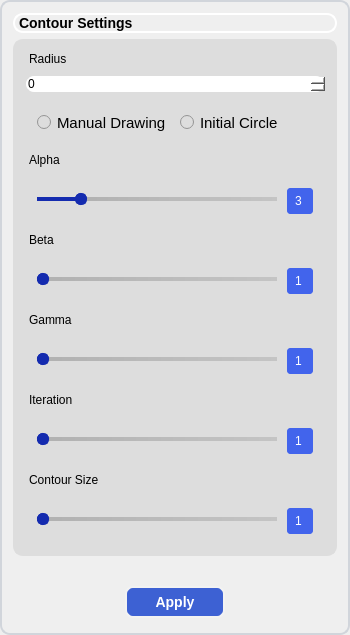
            <widget class="QFrame" name="frame_24">
             <property name="minimumSize">
              <size>
               <width>350</width>
               <height>0</height>
              </size>
             </property>
             <property name="maximumSize">
              <size>
               <width>300</width>
               <height>16777215</height>
              </size>
             </property>
             <property name="styleSheet">
              <string notr="true">
font: 10pt &quot;MS Shell Dlg 2&quot;;
border-radius:10px;
border : 2px solid #D1D5DB; </string>
             </property>
             <property name="frameShape">
              <enum>QFrame::StyledPanel</enum>
             </property>
             <property name="frameShadow">
              <enum>QFrame::Raised</enum>
             </property>
             <layout class="QVBoxLayout" name="verticalLayout_5">
              <item>
               <widget class="QLabel" name="label_9">
                <property name="sizePolicy">
                 <sizepolicy hsizetype="Preferred" vsizetype="Fixed">
                  <horstretch>0</horstretch>
                  <verstretch>0</verstretch>
                 </sizepolicy>
                </property>
                <property name="font">
                 <font>
                  <family>MS Shell Dlg 2</family>
                  <pointsize>-1</pointsize>
                  <weight>75</weight>
                  <italic>false</italic>
                  <bold>true</bold>
                 </font>
                </property>
                <property name="styleSheet">
                 <string notr="true">color: rgb(0, 0, 0);
font-weight: bold;
font-size: 14px;
border : 2px solid #FFFFFF; </string>
                </property>
                <property name="text">
                 <string>Contour Settings</string>
                </property>
               </widget>
              </item>
              <item>
               <widget class="QFrame" name="frame_25">
                <property name="styleSheet">
                 <string notr="true">background-color: rgb(221, 221, 221);
border : 2px solid #DDDDDD; 
border-radius:10px;</string>
                </property>
                <property name="frameShape">
                 <enum>QFrame::StyledPanel</enum>
                </property>
                <property name="frameShadow">
                 <enum>QFrame::Raised</enum>
                </property>
                <layout class="QVBoxLayout" name="verticalLayout_2">
                 <item>
                  <widget class="QLabel" name="label_4">
                   <property name="maximumSize">
                    <size>
                     <width>16777215</width>
                     <height>20</height>
                    </size>
                   </property>
                   <property name="text">
                    <string>Radius</string>
                   </property>
                  </widget>
                 </item>
                 <item>
                  <widget class="QSpinBox" name="radius_spinBox">
                   <property name="styleSheet">
                    <string notr="true">background-color:white;</string>
                   </property>
                  </widget>
                 </item>
                 <item>
                  <widget class="QFrame" name="frame">
                   <property name="maximumSize">
                    <size>
                     <width>16777215</width>
                     <height>50</height>
                    </size>
                   </property>
                   <property name="frameShape">
                    <enum>QFrame::StyledPanel</enum>
                   </property>
                   <property name="frameShadow">
                    <enum>QFrame::Raised</enum>
                   </property>
                   <layout class="QHBoxLayout" name="horizontalLayout_2">
                    <item>
                     <widget class="QRadioButton" name="radioButton">
                      <property name="font">
                       <font>
                        <family>MS Shell Dlg 2</family>
                        <pointsize>-1</pointsize>
                        <weight>50</weight>
                        <italic>false</italic>
                        <bold>false</bold>
                       </font>
                      </property>
                      <property name="styleSheet">
                       <string notr="true">font-size:15px;</string>
                      </property>
                      <property name="text">
                       <string>Manual Drawing</string>
                      </property>
                     </widget>
                    </item>
                    <item>
                     <widget class="QRadioButton" name="radioButton_2">
                      <property name="styleSheet">
                       <string notr="true">font-size:15px;</string>
                      </property>
                      <property name="text">
                       <string>Initial Circle</string>
                      </property>
                     </widget>
                    </item>
                   </layout>
                  </widget>
                 </item>
                 <item>
                  <widget class="QLabel" name="label_15">
                   <property name="sizePolicy">
                    <sizepolicy hsizetype="Preferred" vsizetype="Fixed">
                     <horstretch>0</horstretch>
                     <verstretch>0</verstretch>
                    </sizepolicy>
                   </property>
                   <property name="font">
                    <font>
                     <family>MS Shell Dlg 2</family>
                     <pointsize>9</pointsize>
                     <weight>9</weight>
                     <italic>false</italic>
                     <bold>false</bold>
                    </font>
                   </property>
                   <property name="styleSheet">
                    <string notr="true">color: rgb(0, 0, 0);
font: 75 9pt &quot;MS Shell Dlg 2&quot;;</string>
                   </property>
                   <property name="text">
                    <string>Alpha</string>
                   </property>
                  </widget>
                 </item>
                 <item>
                  <widget class="QFrame" name="frame_26">
                   <property name="maximumSize">
                    <size>
                     <width>16777215</width>
                     <height>50</height>
                    </size>
                   </property>
                   <property name="styleSheet">
                    <string notr="true"/>
                   </property>
                   <property name="frameShape">
                    <enum>QFrame::StyledPanel</enum>
                   </property>
                   <property name="frameShadow">
                    <enum>QFrame::Raised</enum>
                   </property>
                   <layout class="QHBoxLayout" name="horizontalLayout_15">
                    <item>
                     <widget class="QSlider" name="alpha_slider">
                      <property name="styleSheet">
                       <string notr="true">QSlider::groove:horizontal {
    border: 1px solid #999999; /* Light border */
    height: 2px;  /* Slim and modern */
    background: #D1D5DB; /* Light gray track */
}

QSlider::handle:horizontal {
    background: #142BAF;  /* Your main color */
    width: 10px;  /* Small handle */
    margin: -5px -1px;
    border-radius: 5px;
    border: 1px solid #142BAF;
}

/* The part of the slider that is ahead of the handle */
QSlider::sub-page:horizontal {
    background: #142BAF; /* Active track in main color */
}

/* The part of the slider that is behind the handle */
QSlider::add-page:horizontal {
    background: qlineargradient(x1: 0, y1: 0, x2: 1, y2: 0, stop: 0 #B1B1B1, stop: 1 #C4C4C4);
}

/* Hover effect for the handle */
QSlider::handle:horizontal:hover {
    background: #0F2499;
    border-color: #0F2499;
}
</string>
                      </property>
                      <property name="minimum">
                       <number>0</number>
                      </property>
                      <property name="maximum">
                       <number>6</number>
                      </property>
                      <property name="singleStep">
                       <number>1</number>
                      </property>
                      <property name="value">
                       <number>1</number>
                      </property>
                      <property name="sliderPosition">
                       <number>1</number>
                      </property>
                      <property name="orientation">
                       <enum>Qt::Horizontal</enum>
                      </property>
                     </widget>
                    </item>
                    <item alignment="Qt::AlignHCenter|Qt::AlignVCenter">
                     <widget class="QLabel" name="alpha_label">
                      <property name="minimumSize">
                       <size>
                        <width>30</width>
                        <height>30</height>
                       </size>
                      </property>
                      <property name="styleSheet">
                       <string notr="true">background-color: #4264EC;
border-radius: 5px;
color:white;
padding-left:5px;</string>
                      </property>
                      <property name="text">
                       <string>3</string>
                      </property>
                     </widget>
                    </item>
                   </layout>
                  </widget>
                 </item>
                 <item>
                  <widget class="QLabel" name="label_20">
                   <property name="sizePolicy">
                    <sizepolicy hsizetype="Preferred" vsizetype="Fixed">
                     <horstretch>0</horstretch>
                     <verstretch>0</verstretch>
                    </sizepolicy>
                   </property>
                   <property name="font">
                    <font>
                     <family>MS Shell Dlg 2</family>
                     <pointsize>9</pointsize>
                     <weight>9</weight>
                     <italic>false</italic>
                     <bold>false</bold>
                    </font>
                   </property>
                   <property name="styleSheet">
                    <string notr="true">color: rgb(0, 0, 0);
font: 75 9pt &quot;MS Shell Dlg 2&quot;;
</string>
                   </property>
                   <property name="text">
                    <string>Beta</string>
                   </property>
                  </widget>
                 </item>
                 <item>
                  <widget class="QFrame" name="frame_27">
                   <property name="maximumSize">
                    <size>
                     <width>16777215</width>
                     <height>50</height>
                    </size>
                   </property>
                   <property name="styleSheet">
                    <string notr="true"/>
                   </property>
                   <property name="frameShape">
                    <enum>QFrame::StyledPanel</enum>
                   </property>
                   <property name="frameShadow">
                    <enum>QFrame::Raised</enum>
                   </property>
                   <layout class="QHBoxLayout" name="horizontalLayout_20">
                    <item>
                     <widget class="QSlider" name="beta_slider">
                      <property name="styleSheet">
                       <string notr="true">QSlider::groove:horizontal {
    border: 1px solid #999999; /* Light border */
    height: 2px;  /* Slim and modern */
    background: #D1D5DB; /* Light gray track */
}

QSlider::handle:horizontal {
    background: #142BAF;  /* Your main color */
    width: 10px;  /* Small handle */
    margin: -5px -1px;
    border-radius: 5px;
    border: 1px solid #142BAF;
}

/* The part of the slider that is ahead of the handle */
QSlider::sub-page:horizontal {
    background: #142BAF; /* Active track in main color */
}

/* The part of the slider that is behind the handle */
QSlider::add-page:horizontal {
    background: qlineargradient(x1: 0, y1: 0, x2: 1, y2: 0, stop: 0 #B1B1B1, stop: 1 #C4C4C4);
}

/* Hover effect for the handle */
QSlider::handle:horizontal:hover {
    background: #0F2499;
    border-color: #0F2499;
}
</string>
                      </property>
                      <property name="minimum">
                       <number>1</number>
                      </property>
                      <property name="maximum">
                       <number>15</number>
                      </property>
                      <property name="sliderPosition">
                       <number>1</number>
                      </property>
                      <property name="orientation">
                       <enum>Qt::Horizontal</enum>
                      </property>
                     </widget>
                    </item>
                    <item>
                     <widget class="QLabel" name="beta_label">
                      <property name="sizePolicy">
                       <sizepolicy hsizetype="Fixed" vsizetype="Fixed">
                        <horstretch>0</horstretch>
                        <verstretch>0</verstretch>
                       </sizepolicy>
                      </property>
                      <property name="minimumSize">
                       <size>
                        <width>30</width>
                        <height>30</height>
                       </size>
                      </property>
                      <property name="styleSheet">
                       <string notr="true">background-color: #4264EC;
border-radius: 5px;
color:white;
padding-left:5px;</string>
                      </property>
                      <property name="text">
                       <string>1</string>
                      </property>
                     </widget>
                    </item>
                   </layout>
                  </widget>
                 </item>
                 <item>
                  <widget class="QLabel" name="label_23">
                   <property name="sizePolicy">
                    <sizepolicy hsizetype="Preferred" vsizetype="Fixed">
                     <horstretch>0</horstretch>
                     <verstretch>0</verstretch>
                    </sizepolicy>
                   </property>
                   <property name="font">
                    <font>
                     <family>MS Shell Dlg 2</family>
                     <pointsize>9</pointsize>
                     <weight>9</weight>
                     <italic>false</italic>
                     <bold>false</bold>
                    </font>
                   </property>
                   <property name="styleSheet">
                    <string notr="true">color: rgb(0, 0, 0);
font: 75 9pt &quot;MS Shell Dlg 2&quot;;</string>
                   </property>
                   <property name="text">
                    <string>Gamma</string>
                   </property>
                  </widget>
                 </item>
                 <item>
                  <widget class="QFrame" name="frame_28">
                   <property name="maximumSize">
                    <size>
                     <width>16777215</width>
                     <height>50</height>
                    </size>
                   </property>
                   <property name="styleSheet">
                    <string notr="true"/>
                   </property>
                   <property name="frameShape">
                    <enum>QFrame::StyledPanel</enum>
                   </property>
                   <property name="frameShadow">
                    <enum>QFrame::Raised</enum>
                   </property>
                   <layout class="QHBoxLayout" name="horizontalLayout_21">
                    <item>
                     <widget class="QSlider" name="gamma_slider">
                      <property name="styleSheet">
                       <string notr="true">QSlider::groove:horizontal {
    border: 1px solid #999999; /* Light border */
    height: 2px;  /* Slim and modern */
    background: #D1D5DB; /* Light gray track */
}

QSlider::handle:horizontal {
    background: #142BAF;  /* Your main color */
    width: 10px;  /* Small handle */
    margin: -5px -1px;
    border-radius: 5px;
    border: 1px solid #142BAF;
}

/* The part of the slider that is ahead of the handle */
QSlider::sub-page:horizontal {
    background: #142BAF; /* Active track in main color */
}

/* The part of the slider that is behind the handle */
QSlider::add-page:horizontal {
    background: qlineargradient(x1: 0, y1: 0, x2: 1, y2: 0, stop: 0 #B1B1B1, stop: 1 #C4C4C4);
}

/* Hover effect for the handle */
QSlider::handle:horizontal:hover {
    background: #0F2499;
    border-color: #0F2499;
}
</string>
                      </property>
                      <property name="minimum">
                       <number>1</number>
                      </property>
                      <property name="value">
                       <number>1</number>
                      </property>
                      <property name="orientation">
                       <enum>Qt::Horizontal</enum>
                      </property>
                      <property name="tickPosition">
                       <enum>QSlider::NoTicks</enum>
                      </property>
                     </widget>
                    </item>
                    <item>
                     <widget class="QLabel" name="gamma_label">
                      <property name="sizePolicy">
                       <sizepolicy hsizetype="Preferred" vsizetype="Fixed">
                        <horstretch>0</horstretch>
                        <verstretch>0</verstretch>
                       </sizepolicy>
                      </property>
                      <property name="minimumSize">
                       <size>
                        <width>30</width>
                        <height>30</height>
                       </size>
                      </property>
                      <property name="styleSheet">
                       <string notr="true">background-color: #4264EC;
border-radius: 5px;
color:white;
padding-left:5px;</string>
                      </property>
                      <property name="text">
                       <string>1</string>
                      </property>
                     </widget>
                    </item>
                   </layout>
                  </widget>
                 </item>
                 <item>
                  <widget class="QLabel" name="label_24">
                   <property name="sizePolicy">
                    <sizepolicy hsizetype="Preferred" vsizetype="Fixed">
                     <horstretch>0</horstretch>
                     <verstretch>0</verstretch>
                    </sizepolicy>
                   </property>
                   <property name="font">
                    <font>
                     <family>MS Shell Dlg 2</family>
                     <pointsize>9</pointsize>
                     <weight>9</weight>
                     <italic>false</italic>
                     <bold>false</bold>
                    </font>
                   </property>
                   <property name="styleSheet">
                    <string notr="true">color: rgb(0, 0, 0);
font: 75 9pt &quot;MS Shell Dlg 2&quot;;
</string>
                   </property>
                   <property name="text">
                    <string>Iteration</string>
                   </property>
                  </widget>
                 </item>
                 <item>
                  <widget class="QFrame" name="frame_33">
                   <property name="maximumSize">
                    <size>
                     <width>16777215</width>
                     <height>50</height>
                    </size>
                   </property>
                   <property name="styleSheet">
                    <string notr="true"/>
                   </property>
                   <property name="frameShape">
                    <enum>QFrame::StyledPanel</enum>
                   </property>
                   <property name="frameShadow">
                    <enum>QFrame::Raised</enum>
                   </property>
                   <layout class="QHBoxLayout" name="horizontalLayout_22">
                    <item>
                     <widget class="QSlider" name="iteration_slider">
                      <property name="styleSheet">
                       <string notr="true">QSlider::groove:horizontal {
    border: 1px solid #999999; /* Light border */
    height: 2px;  /* Slim and modern */
    background: #D1D5DB; /* Light gray track */
}

QSlider::handle:horizontal {
    background: #142BAF;  /* Your main color */
    width: 10px;  /* Small handle */
    margin: -5px -1px;
    border-radius: 5px;
    border: 1px solid #142BAF;
}

/* The part of the slider that is ahead of the handle */
QSlider::sub-page:horizontal {
    background: #142BAF; /* Active track in main color */
}

/* The part of the slider that is behind the handle */
QSlider::add-page:horizontal {
    background: qlineargradient(x1: 0, y1: 0, x2: 1, y2: 0, stop: 0 #B1B1B1, stop: 1 #C4C4C4);
}

/* Hover effect for the handle */
QSlider::handle:horizontal:hover {
    background: #0F2499;
    border-color: #0F2499;
}
</string>
                      </property>
                      <property name="minimum">
                       <number>1</number>
                      </property>
                      <property name="value">
                       <number>1</number>
                      </property>
                      <property name="orientation">
                       <enum>Qt::Horizontal</enum>
                      </property>
                      <property name="tickPosition">
                       <enum>QSlider::NoTicks</enum>
                      </property>
                     </widget>
                    </item>
                    <item>
                     <widget class="QLabel" name="iteration_label">
                      <property name="sizePolicy">
                       <sizepolicy hsizetype="Preferred" vsizetype="Fixed">
                        <horstretch>0</horstretch>
                        <verstretch>0</verstretch>
                       </sizepolicy>
                      </property>
                      <property name="minimumSize">
                       <size>
                        <width>30</width>
                        <height>30</height>
                       </size>
                      </property>
                      <property name="styleSheet">
                       <string notr="true">background-color: #4264EC;
border-radius: 5px;
color:white;
padding-left:5px;</string>
                      </property>
                      <property name="text">
                       <string>1</string>
                      </property>
                     </widget>
                    </item>
                   </layout>
                  </widget>
                 </item>
                 <item>
                  <widget class="QLabel" name="label_26">
                   <property name="sizePolicy">
                    <sizepolicy hsizetype="Preferred" vsizetype="Fixed">
                     <horstretch>0</horstretch>
                     <verstretch>0</verstretch>
                    </sizepolicy>
                   </property>
                   <property name="font">
                    <font>
                     <family>MS Shell Dlg 2</family>
                     <pointsize>9</pointsize>
                     <weight>9</weight>
                     <italic>false</italic>
                     <bold>false</bold>
                    </font>
                   </property>
                   <property name="styleSheet">
                    <string notr="true">color: rgb(0, 0, 0);
font: 75 9pt &quot;MS Shell Dlg 2&quot;;
</string>
                   </property>
                   <property name="text">
                    <string>Contour Size</string>
                   </property>
                  </widget>
                 </item>
                 <item>
                  <widget class="QFrame" name="frame_40">
                   <property name="maximumSize">
                    <size>
                     <width>16777215</width>
                     <height>50</height>
                    </size>
                   </property>
                   <property name="styleSheet">
                    <string notr="true"/>
                   </property>
                   <property name="frameShape">
                    <enum>QFrame::StyledPanel</enum>
                   </property>
                   <property name="frameShadow">
                    <enum>QFrame::Raised</enum>
                   </property>
                   <layout class="QHBoxLayout" name="horizontalLayout_24">
                    <item>
                     <widget class="QSlider" name="iteration_slider_2">
                      <property name="styleSheet">
                       <string notr="true">QSlider::groove:horizontal {
    border: 1px solid #999999; /* Light border */
    height: 2px;  /* Slim and modern */
    background: #D1D5DB; /* Light gray track */
}

QSlider::handle:horizontal {
    background: #142BAF;  /* Your main color */
    width: 10px;  /* Small handle */
    margin: -5px -1px;
    border-radius: 5px;
    border: 1px solid #142BAF;
}

/* The part of the slider that is ahead of the handle */
QSlider::sub-page:horizontal {
    background: #142BAF; /* Active track in main color */
}

/* The part of the slider that is behind the handle */
QSlider::add-page:horizontal {
    background: qlineargradient(x1: 0, y1: 0, x2: 1, y2: 0, stop: 0 #B1B1B1, stop: 1 #C4C4C4);
}

/* Hover effect for the handle */
QSlider::handle:horizontal:hover {
    background: #0F2499;
    border-color: #0F2499;
}
</string>
                      </property>
                      <property name="minimum">
                       <number>1</number>
                      </property>
                      <property name="value">
                       <number>1</number>
                      </property>
                      <property name="orientation">
                       <enum>Qt::Horizontal</enum>
                      </property>
                      <property name="tickPosition">
                       <enum>QSlider::NoTicks</enum>
                      </property>
                     </widget>
                    </item>
                    <item>
                     <widget class="QLabel" name="iteration_label_2">
                      <property name="sizePolicy">
                       <sizepolicy hsizetype="Preferred" vsizetype="Fixed">
                        <horstretch>0</horstretch>
                        <verstretch>0</verstretch>
                       </sizepolicy>
                      </property>
                      <property name="minimumSize">
                       <size>
                        <width>30</width>
                        <height>30</height>
                       </size>
                      </property>
                      <property name="styleSheet">
                       <string notr="true">background-color: #4264EC;
border-radius: 5px;
color:white;
padding-left:5px;</string>
                      </property>
                      <property name="text">
                       <string>1</string>
                      </property>
                     </widget>
                    </item>
                   </layout>
                  </widget>
                 </item>
                </layout>
                <zorder>frame</zorder>
                <zorder>label_15</zorder>
                <zorder>frame_26</zorder>
                <zorder>label_20</zorder>
                <zorder>frame_27</zorder>
                <zorder>label_23</zorder>
                <zorder>frame_28</zorder>
                <zorder>label_24</zorder>
                <zorder>frame_33</zorder>
                <zorder>radius_spinBox</zorder>
                <zorder>label_4</zorder>
                <zorder>frame_40</zorder>
                <zorder>label_26</zorder>
               </widget>
              </item>
              <item>
               <widget class="QFrame" name="frame_29">
                <property name="sizePolicy">
                 <sizepolicy hsizetype="Preferred" vsizetype="Fixed">
                  <horstretch>0</horstretch>
                  <verstretch>0</verstretch>
                 </sizepolicy>
                </property>
                <property name="minimumSize">
                 <size>
                  <width>0</width>
                  <height>60</height>
                 </size>
                </property>
                <property name="maximumSize">
                 <size>
                  <width>16777215</width>
                  <height>40</height>
                 </size>
                </property>
                <property name="styleSheet">
                 <string notr="true">margin-top:0px;
border : 2px solid #FFFFFF; 
border:none;
</string>
                </property>
                <property name="frameShape">
                 <enum>QFrame::StyledPanel</enum>
                </property>
                <property name="frameShadow">
                 <enum>QFrame::Raised</enum>
                </property>
                <layout class="QHBoxLayout" name="horizontalLayout_23">
                 <item>
                  <widget class="QPushButton" name="snakeApply_button">
                   <property name="minimumSize">
                    <size>
                     <width>50</width>
                     <height>28</height>
                    </size>
                   </property>
                   <property name="maximumSize">
                    <size>
                     <width>100</width>
                     <height>16777215</height>
                    </size>
                   </property>
                   <property name="font">
                    <font>
                     <family>MS Shell Dlg 2</family>
                     <pointsize>-1</pointsize>
                     <weight>75</weight>
                     <italic>false</italic>
                     <bold>true</bold>
                    </font>
                   </property>
                   <property name="styleSheet">
                    <string notr="true">QPushButton {
    background-color: #3D61D3;  /* Same as ComboBox */
    border-radius: 8px;
    color: white;
    border: 2px solid #F2F2F2;
    padding: 6px 12px;
    font-size: 14px;
    font-weight: bold;
    transition: background-color 0.3s ease-in-out;
}

/* Hover effect */
QPushButton:hover {
    background-color: #2C4ABF; /* Slightly darker blue */
}

/* Pressed effect */
QPushButton:pressed {
    background-color: #1F3A93; /* Even darker for press */
}
</string>
                   </property>
                   <property name="text">
                    <string>Apply</string>
                   </property>
                  </widget>
                 </item>
                </layout>
               </widget>
              </item>
             </layout>
            </widget>
